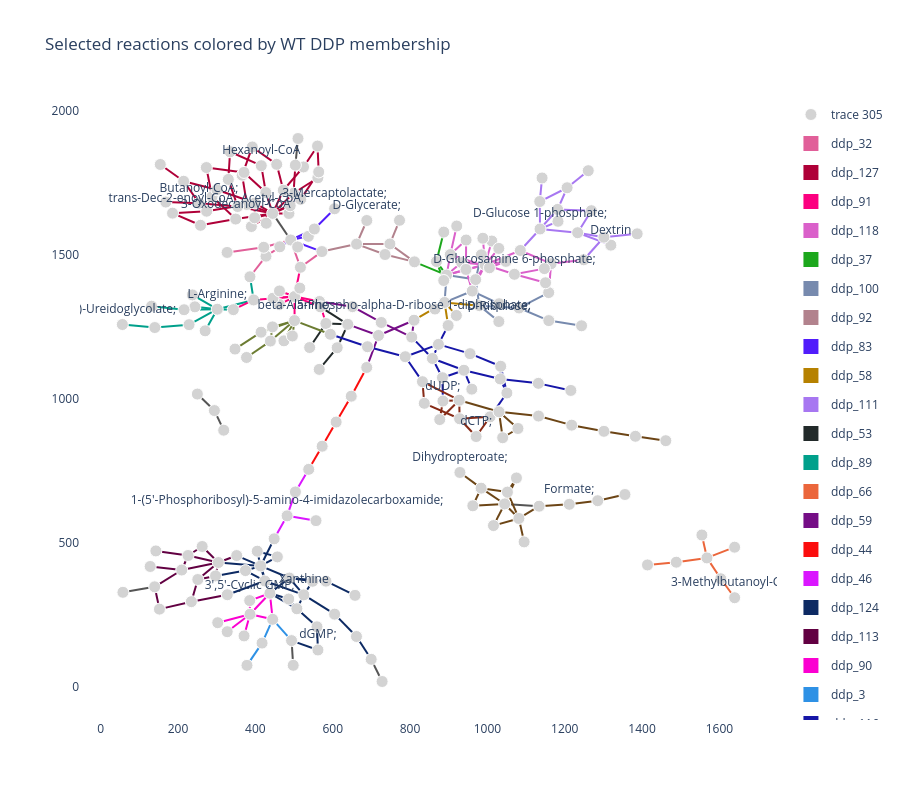

Source (notebook cell):
### Code cell
# WT DDPs over central carbon and nucleotide metabolism, colored from the registry.
wt_labels = wt_ddps.where(wt_ddps.index.isin(keep_rxns), None)

with ddp_pathway_palette(wt_labels):
    fig = mern_support.custom_pathway_plot(
        rxns=keep_rxns,
        dataset=dataset,
        rna=rna,
        user_labels=wt_labels,
        show_node_labels=True,
        node_label_fraction=0.1,
    )
fig.update_layout(title='Selected reactions colored by WT DDP membership')
fig.show()
